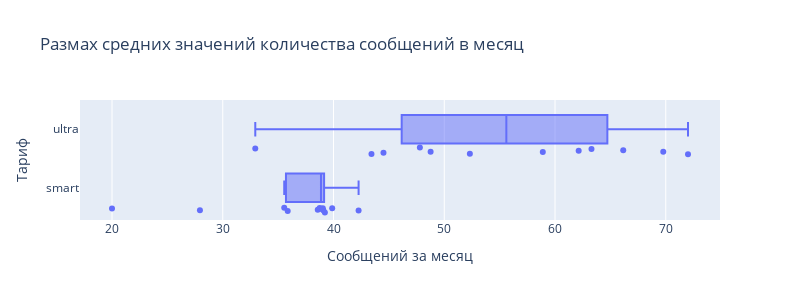

This figure's notebook cell:
### Code cell
# строим диаграмму размаха для средний значений сообщений
box_plot_mean(messages_stat_smart,
              messages_stat_ultra, 
              'Размах средних значений количества сообщений в месяц',
              'Сообщений за месяц',
              'Тариф')

### Figure 1 — Plotly figure (JSON) as saved in the notebook; plotly's stock layout.template omitted (floating-point values rounded to 4 significant figures)
{"data": [{"alignmentgroup": "True", "boxpoints": "all", "hovertemplate": "value=%{x}<br>variable=%{y}<extra></extra>", "legendgroup": "", "marker": {"color": "#636efa"}, "name": "", "notched": false, "offsetgroup": "", "orientation": "h", "showlegend": false, "type": "box", "x": [20, 27.94, 35.55, 35.86, 39.03, 38.58, 38.99, 38.75, 39.22, 39.08, 39.88, 42.26, 43.43, 32.94, 47.8, 44.51, 48.77, 52.31, 62.14, 58.9, 63.29, 69.78, 66.16, 72.01], "x0": " ", "xaxis": "x", "y": ["smart", "smart", "smart", "smart", "smart", "smart", "smart", "smart", "smart", "smart", "smart", "smart", "ultra", "ultra", "ultra", "ultra", "ultra", "ultra", "ultra", "ultra", "ultra", "ultra", "ultra", "ultra"], "y0": " ", "yaxis": "y"}], "layout": {"boxmode": "group", "height": 300, "legend": {"tracegroupgap": 0}, "title": {"text": "Размах средних значений количества сообщений в месяц"}, "width": 800, "xaxis": {"anchor": "y", "domain": [0, 1], "title": {"text": "Сообщений за месяц"}}, "yaxis": {"anchor": "x", "domain": [0, 1], "title": {"text": "Тариф"}}}}
